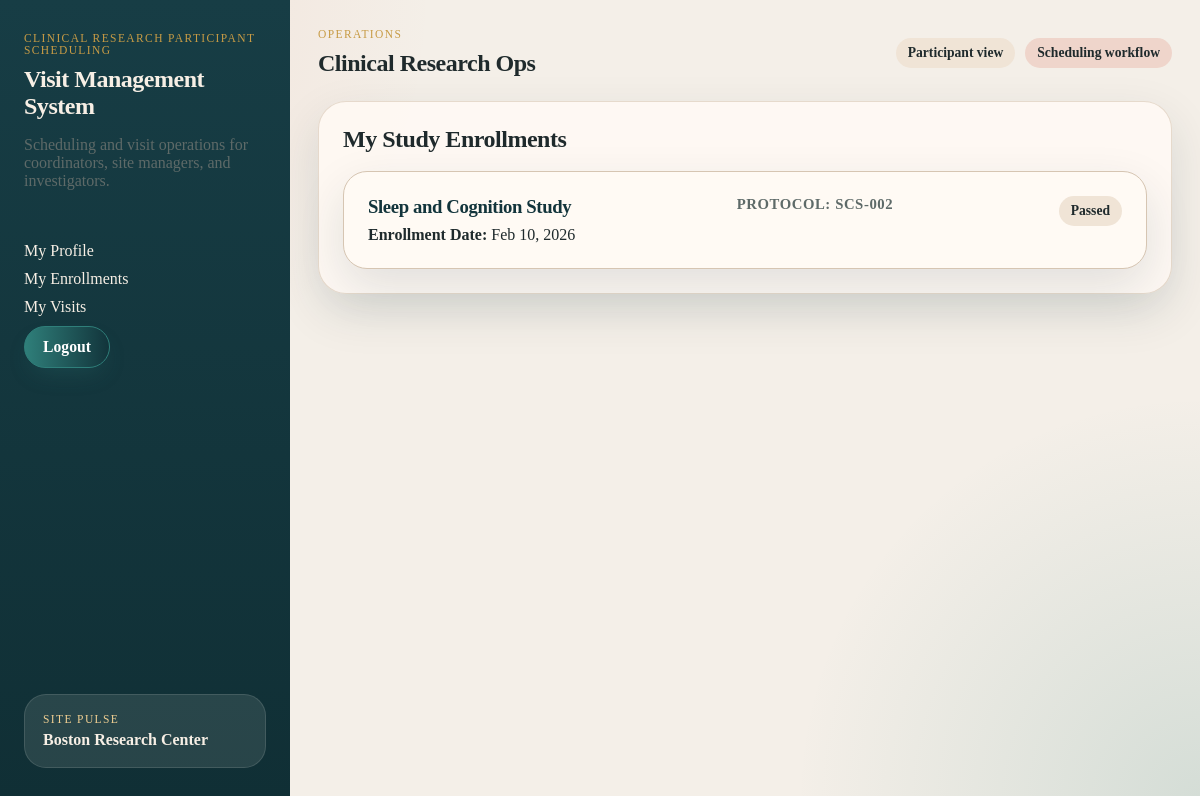
Screenshot of /project/my/enrollments/ (signed in) with the database file from the repository.
### project/models.py (models this page shows, shortened)
class Enrollment(models.Model):
    participant = models.ForeignKey(Participant, on_delete=models.CASCADE)  # Link to participant
    study = models.ForeignKey(Study, on_delete=models.CASCADE)  # Link to study
    consent_date = models.DateField()  # Date consent was given
    SCREENING_STATUS_CHOICES = [
        ('pending', 'Pending'),
        ('eligible', 'Eligible'),
        ('ineligible', 'Ineligible'),
        ('screen_failed', 'Screen Failed'),
    ]
    screening_status = models.CharField(
        max_length=20,
        choices=SCREENING_STATUS_CHOICES,
        default='pending'
    )
    enrollment_date = models.DateField()  # Date of enrollment

class Study(models.Model):
    title = models.CharField(max_length=200)  # Study title
    protocol_number = models.CharField(max_length=50)  # Unique protocol identifier
    description = models.TextField()  # Study description
    STUDY_STATUS_CHOICES = [
        ('active', 'Active'),
        ('closed', 'Closed'),
        ('paused', 'Paused'),
    ]
    status = models.CharField(
        max_length=20,
        choices=STUDY_STATUS_CHOICES,
        default='active'
    )

### project/views.py (the view)
# urls.py: path("my/enrollments/", MyEnrollmentsView.as_view(), name="my_enrollments"),
class MyEnrollmentsView(ParticipantRequiredMixin, ListView):
    model = Enrollment
    template_name = "project/my_enrollments.html"
    context_object_name = "enrollments"
    def get_queryset(self):
        participant = self.request.user.userprofile.participant
        return Enrollment.objects.filter(participant=participant).select_related("study").order_by("-enrollment_date")

### project/views.py (called while the page is built)
    def test_func(self):
        return hasattr(self.request.user, 'userprofile') and \
               self.request.user.userprofile.role == 'participant'

### project/templates/project/my_enrollments.html (shortened to what this page needs)
{% extends "project/base.html" %}
{% block content %}
<section class="panel enrollments-panel">
  <h2>My Study Enrollments</h2>
  {% if enrollments %}
    <div class="enrollment-cards">
      {% for enrollment in enrollments %}
        <div class="enrollment-card">
          <div class="enrollment-card-header">
            <h3 class="enrollment-title">{{ enrollment.study.title }}</h3>
            {% if enrollment.study.protocol_number %}
              <div class="enrollment-protocol">Protocol: {{ enrollment.study.protocol_number }}</div>
            {% endif %}
            <span class="badge screening-badge screening-{{ enrollment.screening_status }}">{{ enrollment.get_screening_status_display }}</span>
          </div>
          <div class="enrollment-meta">
            <strong>Enrollment Date:</strong> {{ enrollment.enrollment_date|date:"M j, Y" }}
          </div>
        </div>
      {% endfor %}
    </div>
  {% else %}
    <div class="empty-state">
      <div>You are not enrolled in any studies yet.</div>
    </div>
  {% endif %}
</section>
{% endblock %}

### static/project.css (style rules this page uses)
:root { --bg: #f4efe8; --panel: #fffaf4; --panel-strong: #f0e4d6; --line: #d6c5b2; --text: #1f2a2c; --muted: #5e6a68; --navy: #12343b; --teal: #2f7f7a; --coral: #d66a4d; --gold: #c79b45; --danger: #b2493d; --shadow: 0 18px 48px rgba(18, 52, 59, 0.12); }
* { box-sizing: border-box; }
html, body { margin: 0; padding: 0; }
body { font-family: Georgia, "Times New Roman", serif; color: var(--text); background: radial-gradient(circle at top left, rgba(214, 106, 77, 0.12), transparent 30%), radial-gradient(circle at bottom right, rgba(47, 127, 122, 0.16), transparent 28%), var(--bg); }
h1, h2, h3, h4 { margin: 0; font-family: "Palatino Linotype", "Book Antiqua", Palatino, serif; letter-spacing: -0.02em; }
.hero, .detail-hero, .panel, .day-card { padding: 24px; border-radius: 28px; background: rgba(255, 250, 244, 0.88); border: 1px solid rgba(214, 197, 178, 0.6); box-shadow: var(--shadow); }
.brand-copy, .subtle, .hero-copy, .metric-card span, .list-row p, .study-card p, .detail-list dt, .bullet-list, .status-card span, .study-protocol, .row-meta, .hero-label, .empty-state, .visit-study, .enrollment-protocol { color: var(--muted); }
.study-protocol, .visit-study, .enrollment-protocol { font-size: 0.92rem; font-weight: 600; letter-spacing: 0.04em; text-transform: uppercase; }
.study-card-title, .profile-name, .enrollment-title, .visit-type { color: var(--navy); }
.pill, .badge, .doc-chip, .status-badge, .screening-badge, .visit-badge { display: inline-flex; align-items: center; justify-content: center; width: fit-content; padding: 7px 12px; border-radius: 999px; font-size: 0.85rem; font-weight: 700; background: var(--panel-strong); }
.profile-panel, .enrollments-panel, .visits-panel, .enrollment-cards, .visit-cards, .visit-notes, .empty-icon { display: grid; gap: 18px; }
.profile-card, .enrollment-card, .visit-card { padding: 24px; border-radius: 24px; background: var(--panel); border: 1px solid var(--line); box-shadow: var(--shadow); }
.profile-header, .enrollment-card-header, .visit-card-header { display: flex; justify-content: space-between; gap: 16px; align-items: flex-start; }

### rows the page displays
Enrollment: study "Sleep and Cognition Study", study.protocol_number "SCS-002", screening_status "Passed", enrollment_date "Feb 10, 2026"
